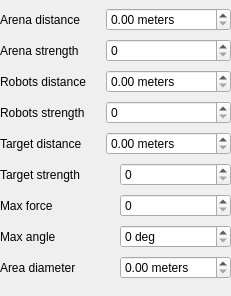
<?xml version="1.0" encoding="UTF-8"?>
<ui version="4.0">
 <class>PotentialFieldWidget</class>
 <widget class="QWidget" name="PotentialFieldWidget">
  <property name="geometry">
   <rect>
    <x>0</x>
    <y>0</y>
    <width>231</width>
    <height>296</height>
   </rect>
  </property>
  <property name="windowTitle">
   <string>Form</string>
  </property>
  <layout class="QGridLayout" name="gridLayout">
   <property name="leftMargin">
    <number>0</number>
   </property>
   <property name="topMargin">
    <number>0</number>
   </property>
   <property name="rightMargin">
    <number>0</number>
   </property>
   <property name="bottomMargin">
    <number>0</number>
   </property>
   <property name="spacing">
    <number>0</number>
   </property>
   <item row="8" column="4">
    <widget class="QDoubleSpinBox" name="obstacleAvoidanceAreaDiameterSpinBox">
     <property name="suffix">
      <string> meters</string>
     </property>
     <property name="maximum">
      <double>1000.000000000000000</double>
     </property>
    </widget>
   </item>
   <item row="0" column="0" colspan="2">
    <widget class="QLabel" name="label">
     <property name="text">
      <string>Arena distance</string>
     </property>
    </widget>
   </item>
   <item row="1" column="0">
    <widget class="QLabel" name="label_2">
     <property name="text">
      <string>Arena strength</string>
     </property>
    </widget>
   </item>
   <item row="2" column="0" colspan="2">
    <widget class="QLabel" name="label_3">
     <property name="text">
      <string>Robots distance</string>
     </property>
    </widget>
   </item>
   <item row="3" column="0" colspan="3">
    <widget class="QLabel" name="label_4">
     <property name="text">
      <string>Robots strength</string>
     </property>
    </widget>
   </item>
   <item row="3" column="3" colspan="2">
    <widget class="QSpinBox" name="influenceStrengthRobotsSpinBox">
     <property name="maximum">
      <number>2000</number>
     </property>
    </widget>
   </item>
   <item row="5" column="0" colspan="4">
    <widget class="QLabel" name="label_6">
     <property name="text">
      <string>Target strength</string>
     </property>
    </widget>
   </item>
   <item row="5" column="4">
    <widget class="QSpinBox" name="influenceStrengthTargetSpinBox">
     <property name="maximum">
      <number>2000</number>
     </property>
    </widget>
   </item>
   <item row="6" column="0">
    <widget class="QLabel" name="label_7">
     <property name="text">
      <string>Max force</string>
     </property>
    </widget>
   </item>
   <item row="6" column="4">
    <widget class="QSpinBox" name="maxForceSpinBox">
     <property name="maximum">
      <number>2000</number>
     </property>
    </widget>
   </item>
   <item row="7" column="0">
    <widget class="QLabel" name="label_8">
     <property name="text">
      <string>Max angle</string>
     </property>
    </widget>
   </item>
   <item row="7" column="4">
    <widget class="QSpinBox" name="maxAngleDegSpinBox">
     <property name="suffix">
      <string> deg</string>
     </property>
     <property name="maximum">
      <number>1000</number>
     </property>
    </widget>
   </item>
   <item row="8" column="0">
    <widget class="QLabel" name="label_9">
     <property name="text">
      <string>Area diameter</string>
     </property>
    </widget>
   </item>
   <item row="4" column="0" colspan="3">
    <widget class="QLabel" name="label_5">
     <property name="text">
      <string>Target distance</string>
     </property>
    </widget>
   </item>
   <item row="4" column="3" colspan="2">
    <widget class="QDoubleSpinBox" name="influenceDistanceTargetSpinBox">
     <property name="suffix">
      <string> meters</string>
     </property>
     <property name="maximum">
      <double>1000.000000000000000</double>
     </property>
    </widget>
   </item>
   <item row="2" column="3" colspan="2">
    <widget class="QDoubleSpinBox" name="influenceDistanceRobotsSpinBox">
     <property name="suffix">
      <string> meters</string>
     </property>
     <property name="maximum">
      <double>1000.000000000000000</double>
     </property>
    </widget>
   </item>
   <item row="1" column="3" colspan="2">
    <widget class="QSpinBox" name="influenceStrengthArenaSpinBox">
     <property name="maximum">
      <number>2000</number>
     </property>
    </widget>
   </item>
   <item row="0" column="3" colspan="2">
    <widget class="QDoubleSpinBox" name="influenceDistanceArenaSpinBox">
     <property name="suffix">
      <string> meters</string>
     </property>
     <property name="maximum">
      <double>1000.000000000000000</double>
     </property>
    </widget>
   </item>
  </layout>
 </widget>
 <resources/>
 <connections/>
</ui>
